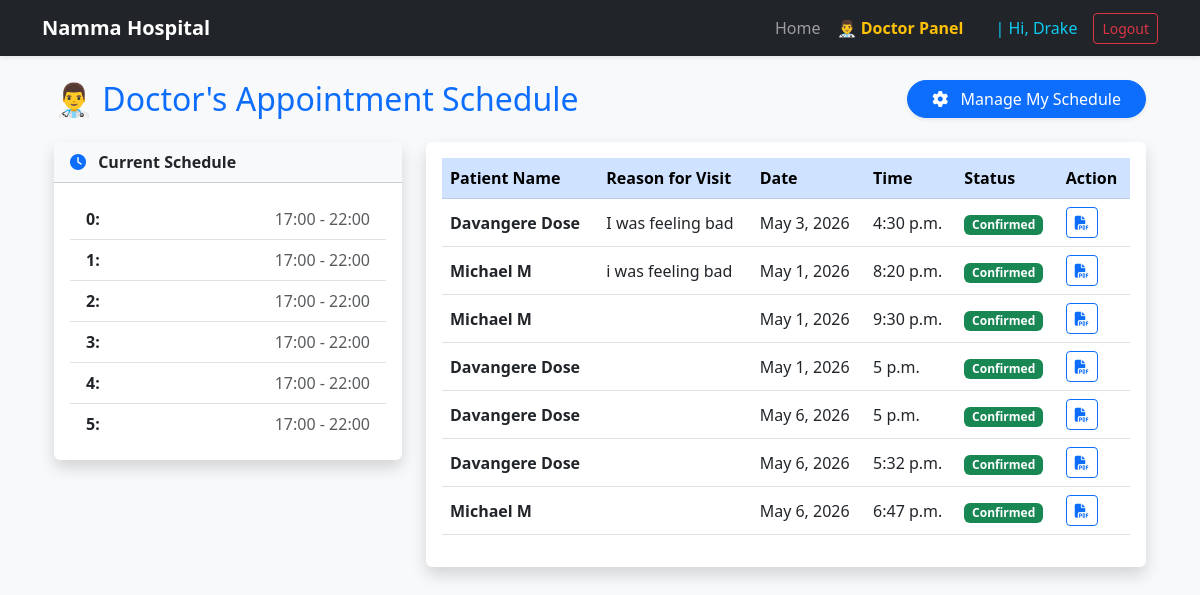
The page /doctors-panel/ (signed in) on the database its author committed.
### clinic/models.py (models this page shows, shortened)
class User(AbstractUser):
    is_doctor = models.BooleanField(default=False)
    is_patient = models.BooleanField(default=False)
    profile_pic = models.ImageField(upload_to = 'profile_pics/', null = True, blank = True)
    """
    is_doctor → is this user a doctor?
    is_patient → is this user a patient?
    profile_pic → user's image
    """

class DoctorSchedule(models.Model):
    doctor = models.ForeignKey(Doctor, on_delete=models.CASCADE, related_name='schedules')
    day_of_week = models.IntegerField(choices=[(i, i) for i in range(7)]) # 0-6 (Mon-Sun)
    start_time = models.TimeField()
    end_time = models.TimeField()
    slot_duration_minutes = models.IntegerField(default=30)
    class Meta:
        unique_together = ('doctor', 'day_of_week')

class Appointment(models.Model):
    STATUS_CHOICES = [
        ('Pending', 'Pending'),
        ('Confirmed','Confirmed'),
        ('Completed','Completed'),
        ('Cancelled', 'Cancelled'),
    ]
    patient = models.ForeignKey(User, on_delete=models.CASCADE, related_name='patient_appointments')
    doctor = models.ForeignKey(User, on_delete=models.CASCADE, related_name = 'doctor_appointments')
    date = models.DateField()
    time = models.TimeField()
    description = models.TextField(blank=True, null=True)
    status = models.CharField(max_length=20, choices = STATUS_CHOICES, default='Pending')
    source = models.CharField(max_length=50, default='web')
    call_id = models.CharField(max_length=100, blank=True, null=True)
    booking_timestamp = models.DateTimeField(auto_now_add=True, null=True)

### clinic/views.py (the view)
# urls.py: path('doctors-panel/', views.doctor_dashboard, name='doctor_dashboard'),
@login_required
def doctor_dashboard(request):
    if not request.user.is_doctor:
        return redirect('patient_dashboard')
    doctor = request.user.doctor
    if not DoctorSchedule.objects.filter(doctor=doctor).exists():
        messages.info(request, "Welcome! Please set up your working hours and capacity before you start.")
        return redirect('manage_schedule')
    appointments = Appointment.objects.filter(doctor=request.user)
    doctor_schedules = DoctorSchedule.objects.filter(doctor=doctor).order_by('day_of_week')
    return render(request, 'clinic/doctor_dashboard.html', {
        'appointments': appointments,
        'doctor_schedules': doctor_schedules
    })

### clinic/templates/clinic/doctor_dashboard.html (shortened to what this page needs)
{% extends 'clinic/base.html' %}
{% block content %}
<div class="container">
    <div class="d-flex justify-content-between align-items-center mb-4">
        <h2 class="text-primary mb-0">👨‍⚕️ Doctor's Appointment Schedule</h2>
        <a href="{% url 'manage_schedule' %}" class="btn btn-primary rounded-pill px-4 shadow-sm">
            <i class="fas fa-cog me-2"></i> Manage My Schedule
        </a>
    </div>
    <div class="row">
        <div class="col-lg-4">
            <div class="card shadow border-0 mb-4">
                <div class="card-header bg-light fw-bold">
                    <i class="fas fa-clock me-2 text-primary"></i> Current Schedule
                </div>
                <div class="card-body">
                    <ul class="list-group list-group-flush">
                        {% for sched in doctor_schedules %}
                        <li class="list-group-item d-flex justify-content-between align-items-center">
                            <span><strong>{{ sched.get_day_of_week_display }}:</strong></span>
                            <span class="text-muted">{{ sched.start_time|time:"H:i" }} - {{ sched.end_time|time:"H:i" }}</span>
                        </li>
                        {% empty %}
                        <li class="list-group-item text-muted text-center">No schedule set.</li>
                        {% endfor %}
                    </ul>
                </div>
            </div>
        </div>
        <div class="col-lg-8">
            <div class="card shadow border-0">
                <div class="card-body">
                    <table class="table align-middle">
                        <thead class="table-primary">
                            <tr>
                                <th>Patient Name</th>
                                <th>Reason for Visit</th>
                                <th>Date</th>
                                <th>Time</th>
                                <th>Status</th>
                                <th>Action</th>
                            </tr>
                        </thead>
                        <tbody>
                            {% for appt in appointments %}
                            <tr>
                                <td><strong>{{ appt.patient.get_full_name|default:appt.patient.username }}</strong></td>
                                <td>{{ appt.description|truncatechars:50 }}</td>
                                <td>{{ appt.date }}</td>
                                <td>{{ appt.time }}</td>
                                <td>
                                    {% if appt.status == 'Pending' %}
                                        <span class="badge bg-warning text-dark">{{ appt.status }}</span>
                                    {% elif appt.status == 'Confirmed' %}
                                        <span class="badge bg-success">{{ appt.status }}</span>
                                    {% elif appt.status == 'Cancelled' %}
                                        <span class="badge bg-danger">{{ appt.status }}</span>
                                    {% else %}
                                        <span class="badge bg-secondary">{{ appt.status }}</span>
                                    {% endif %}
                                </td>
                                <td>
                                    <div class="btn-group btn-group-sm">
                                        <a href="{% url 'download_appointment_pdf' appt.id %}" class="btn btn-outline-primary" title="Download PDF">
                                            <i class="fas fa-file-pdf"></i>
                                        </a>
                                    </div>
                                </td>
                            </tr>
                            {% empty %}
                            <tr>
                                <td colspan="6" class="text-center py-4 text-muted">
                                    No patients scheduled yet. Relax, Doc!
                                </td>
                            </tr>
                            {% endfor %}
                        </tbody>
                    </table>
                </div>
            </div>
        </div>
    </div>
</div>
{% endblock %}

### clinic/templates/clinic/base.html (shortened to what this page needs)
<!DOCTYPE html>
<html lang="en">
<head>
    <link href="https://cdn.jsdelivr.net/npm/bootstrap@5.3.0/dist/css/bootstrap.min.css" rel="stylesheet">
    <link rel="stylesheet" href="https://cdnjs.cloudflare.com/ajax/libs/font-awesome/6.4.0/css/all.min.css">
</head>
<body class="bg-light">
    <nav class="navbar navbar-expand-lg navbar-dark bg-dark shadow-sm mb-4">
        <div class="container">
            <a class="navbar-brand" href="{% url 'home' %}">Namma Hospital</a>
            <div class="collapse navbar-collapse" id="navbarNav">
                <div class="navbar-nav ms-auto align-items-center">
                    {% if user.is_authenticated %}
                        <a class="nav-link" href="{% url 'home' %}">Home</a>
                        {% if user.is_authenticated and user.is_doctor %}
                            <a class="nav-link text-warning fw-bold" href="{% url 'doctor_dashboard' %}">👨‍⚕️ Doctor Panel</a>
                        {% elif user.is_authenticated %}
                            <a class="nav-link" href="{% url 'doctor_list' %}">Find Doctors</a>
                            <a class="nav-link" href="{% url 'patient_dashboard' %}">My Dashboard</a>
                        {% endif %}
                        <span class="nav-link text-info ms-lg-3">| Hi, {{ user.username }}</span>
                        <form action="{% url 'logout' %}" method="post" class="d-inline ms-lg-2">
                            <button type="submit" class="btn btn-outline-danger btn-sm">Logout</button>
                        </form>
                    {% else %}
                        <a class="nav-link" href="{% url 'login' %}">Login</a>
                        <a class="nav-link btn btn-primary btn-sm text-white ms-lg-2 px-3" href="{% url 'signup' %}">Register</a>
                    {% endif %}
                </div>
            </div>
        </div>
    </nav>
    <div class="container">
        {% block content %}
        {% endblock %}
    </div>
</body>
</html>

### clinic/templates/clinic/base.html (style rules this page uses)
.navbar-brand { font-weight: bold; }
.nav-link { font-weight: 500; }

### rows shown on the page
User: username "Drake"
DoctorSchedule: day_of_week "0", start_time "17:00", end_time "22:00"
DoctorSchedule: day_of_week "1", start_time "17:00", end_time "22:00"
DoctorSchedule: day_of_week "2", start_time "17:00", end_time "22:00"
DoctorSchedule: day_of_week "3", start_time "17:00", end_time "22:00"
DoctorSchedule: day_of_week "4", start_time "17:00", end_time "22:00"
DoctorSchedule: day_of_week "5", start_time "17:00", end_time "22:00"
Appointment: patient.get_full_name "Davangere Dose", description "I was feeling bad", date "May 3, 2026", time "4:30 p.m.", status "Confirmed"
Appointment: patient.get_full_name "Michael M", description "i was feeling bad", date "May 1, 2026", time "8:20 p.m.", status "Confirmed"
Appointment: patient.get_full_name "Michael M", date "May 1, 2026", time "9:30 p.m.", status "Confirmed"
Appointment: patient.get_full_name "Davangere Dose", date "May 1, 2026", time "5 p.m.", status "Confirmed"
Appointment: patient.get_full_name "Davangere Dose", date "May 6, 2026", time "5 p.m.", status "Confirmed"
Appointment: patient.get_full_name "Davangere Dose", date "May 6, 2026", time "5:32 p.m.", status "Confirmed"
Appointment: patient.get_full_name "Michael M", date "May 6, 2026", time "6:47 p.m.", status "Confirmed"
